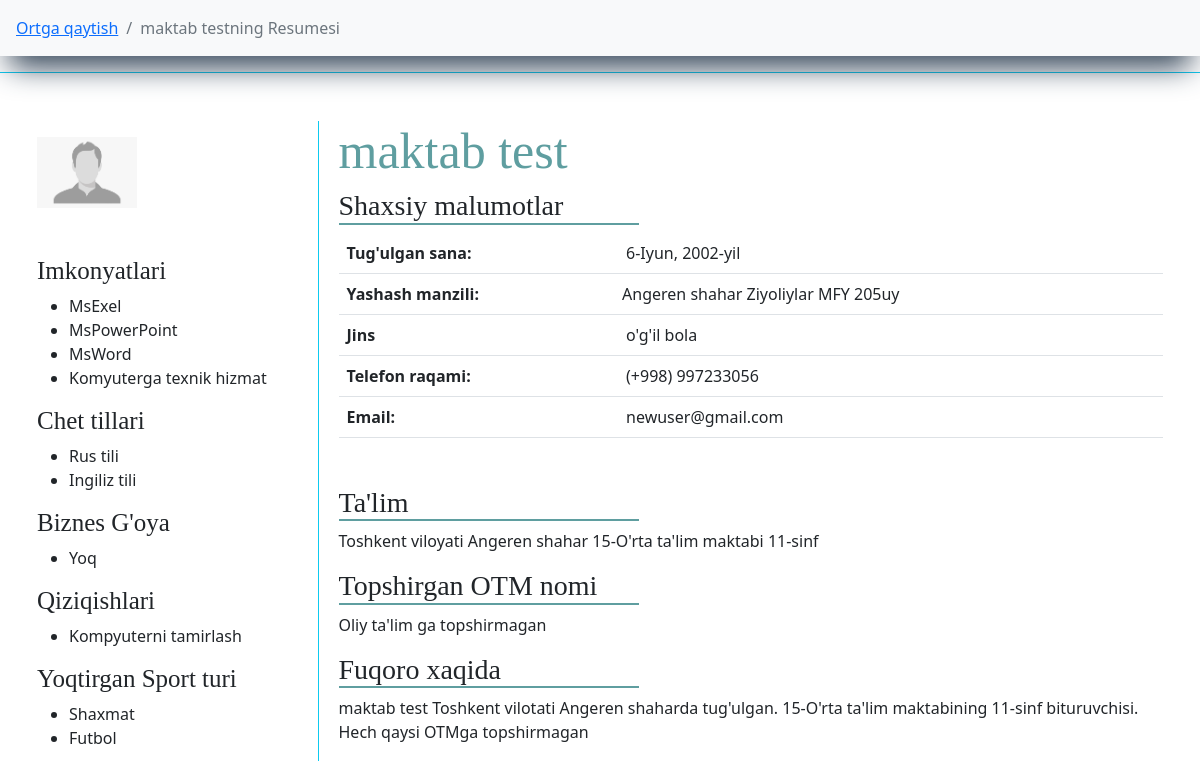
Screenshot of /bitiruvchilar/jadval/maktab/bitiruvchi/57/ (signed in) with the database file from the repository.
### main/models.py (models this page shows, shortened)
class Bitiruvchi(models.Model):
    f_name = models.CharField(max_length=l, verbose_name="F.I.Sh")
    img  = models.ImageField(default='default/default.png', upload_to='bitiruvchilar-foto/', verbose_name="Rasm")
    t_sana = models.DateField(verbose_name="Tug'ulgan sana", null=True, blank=True)
    jins = models.CharField(max_length=l, choices=jins, verbose_name="Jinsi", default="o'g'il bola")
    tuman = models.ForeignKey(TumanVaShahar, on_delete=models.CASCADE, verbose_name="Yashaydigan tuman(shahar)")
    mahalla = models.ForeignKey(Mahalla, on_delete=models.CASCADE, verbose_name="Mahalla Nomi")
    uy = models.CharField(max_length=l, null=True, blank=True, verbose_name="Ko'cha nomi 45uy")
    phone = models.CharField(max_length=9, verbose_name="Telefon raqam (+998) ", null=True, blank=True)
    email = models.EmailField(max_length=l, verbose_name="E-Pochta", null=True, blank=True)
    imkonyat = models.ManyToManyField(Imkonyat, related_name="abilty", verbose_name="Kompyuter bilimi")
    qiziqish = models.ForeignKey(Qiziqish, related_name="interest", on_delete=models.CASCADE, verbose_name="Qiziqish")
    sport = models.ManyToManyField(Sport, related_name="sport", verbose_name="Qiziqadigan sport turi")
    chettili = models.ManyToManyField(ChetTili, related_name="f_lang")
    idea = models.CharField(verbose_name="Biznes g'oya", max_length=l, choices=yesNo, default="Yoq")
    short_f = models.CharField(max_length=10000, verbose_name="Bizness g'oya haqqida qisqacha (agar bor bo'lsa)", null=True, blank=True)
    add_time = models.DateTimeField(auto_now_add=True)
    def __str__(self):
        return self.f_name

class AutoTime(models.Model):
    name = models.CharField(max_length=l, verbose_name="Nomi")
    add_time = models.DateTimeField(auto_now_add=True)
    def __str__(self):
        return self.name

class Imkonyat(AutoTime):
    def __str__(self):
        return super().__str__()

class AutoTime(models.Model):
    name = models.CharField(max_length=l, verbose_name="Nomi")
    add_time = models.DateTimeField(auto_now_add=True)
    def __str__(self):
        return self.name

class ChetTili(AutoTime):
    def __str__(self):
        return super().__str__()

class Sport(AutoTime):
    def __str__(self):
        return super().__str__()

class TumanVaShahar(AutoTime):
    status = models.CharField(max_length=l, choices=t_sh, default="shaxar")
    def __str__(self):
        return f"{super().name} {self.status}"

class MaktabBitiruvchisi(Bitiruvchi):
    tuman_mk = models.ForeignKey(TumanVaShahar, on_delete=models.SET_NULL, null=True, blank=True, verbose_name="Maktab manzili")
    maktab = models.ForeignKey(Maktab, on_delete=models.CASCADE, verbose_name="Bitirayotgan maktab")
    sinf = models.CharField(max_length=l, choices=sinf, default='9-sinf', verbose_name="Sinf")
    vil = models.ForeignKey(Vil, related_name="mk_vil", on_delete=models.SET_NULL, null=True, blank=True, verbose_name="OTM manzili")
    otm_name = models.ForeignKey(Universitet, on_delete=models.SET_NULL, null=True, blank=True, verbose_name="Topshirmoqchi bo'lgan OTM Nomi")
    stu_way_un = models.CharField(max_length=l, null=True, blank=True, verbose_name="Mutaxasislik")
    other_un = models.CharField(max_length=l, verbose_name="ChetEl OTM nomi", null=True, blank=True)
    stu_way_ch = models.CharField(max_length=l, null=True, blank=True, verbose_name="Mutaxasislik")
    univer_sity = models.CharField(max_length=l, verbose_name="Topshirmoqchi bo'lgan universitet", null=True, blank=True)
    def __str__(self):
        return super().__str__()

class Maktab(AutoTime):
    tuman = models.ForeignKey(TumanVaShahar, on_delete=models.CASCADE, verbose_name="Qaysi tuman")
    status = models.CharField(max_length=l, default="O'rta ta'lim maktabi", choices=type_school, blank=True, null=True)
    def __str__(self):
        return f"{super().name}-{self.status}"

### main/views.py (the view)
# urls.py: path("jadval/maktab/bitiruvchi/<pk>/", ResumeMaktabTable, name="RMT"),
def ResumeMaktabTable(request, pk):
    maktab_b = MaktabBitiruvchisi.objects.get(pk=pk)
    return render(request, 'cv/resume_maktab_table.html', {
        'object': maktab_b,
    })

### main/custom_context_processor.py (called while the page is built)
def data_avalible(request):
    all_tumanlar = TumanVaShahar.objects.all().order_by('name')
    context = {
        'all_tumanlar':all_tumanlar,
    }
    return context

### main/models.py (called while the page is built)
    def __str__(self):
        return f"{super().__str__()} MFY"

    def __str__(self):
        return super().__str__()

### templates/cv/resume_maktab_table.html (shortened to what this page needs)
{% extends "main.html" %}
{% block content %}
<nav aria-label="breadcrumb" class="sticky-top bg-light">
    <ol class="breadcrumb p-3">
      <li class="breadcrumb-item"><a href="{% url 'M' %}">Ortga qaytish</a></li>
      <li class="breadcrumb-item active" aria-current="page">{{ object }}ning Resumesi</li>
    </ol>
</nav>
<div class="row">
    <div class="shadow_light col-xxl-5 m-auto p-5 border border-info">
        <div class="img-name">
            <div class="img border-end border-info pt-3">
                <img src="{{ object.img.url }}" width="100" alt="">
                <div class="imkonyat">
                    <h3>Imkonyatlari</h3>
                    <ul>
                        {% for i in object.imkonyat.all %}
                            <li>{{ i }}</li>
                        {% endfor %}
                    </ul>
                    <h3>Chet tillari</h3>
                    <ul>
                        {% for i in object.chettili.all %}
                            <li>{{ i }}</li>
                        {% endfor %}
                    </ul>
                    <h3>Biznes G'oya</h3>
                    <ul>
                        <li>{{ object.idea }}</li>
                    </ul>
                    <h3>Qiziqishlari</h3>
                    <ul>
                        <li>
                            {{ object.qiziqish }}
                        </li>
                    </ul>
                    <h3>Yoqtirgan Sport turi</h3>
                    <ul>
                        {% for i in object.sport.all %}
                            <li>{{ i }}</li>
                        {% empty %}
                            <li>malumot mavjud emas</li>
                        {% endfor %}
                    </ul>
                </div>
            </div>
            <div class="name">
                <div class="user-name">
                    <h1 class="ism">{{ object.f_name }}</h1>
                </div>
                <div class="data">
                    <h3>Shaxsiy malumotlar</h3>
                    <table class="table">
                        <tr>
                            <th>Tug'ulgan sana: </th>
                            {% if object.t_sana %}
                                <td>{{ object.t_sana }}</td>
                            {% else %}
                                <td>Mavjud emas</td>
                            {% endif %}
                        </tr>
                        <tr>
                            <th>Yashash manzili: </th>
                            {% if object.uy %}
                                <td class="ps-1"> {{ object.tuman }} {{ object.mahalla }} {{ object.uy }}</td>
                            {% else %}
                                <td class="ps-1"> {{ object.tuman }} {{ object.mahalla }}</td>
                            {% endif %}
                        </tr>
                        <tr>
                            <th>Jins</th>
                            <td>{{ object.jins }}</td>
                        </tr>
                        <tr>
                            <th>Telefon raqami: </th>
                            <td>(+998) {{ object.phone }}</td>
                        </tr>
                        <tr>
                            <th>Email: </th>
                            {% if object.email %}
                                <td>{{ object.email }}</td>
                            {% else %}
                                <td>Mavjud emas</td>
                            {% endif %}
                        </tr>
                    </table>
                    <div class="info-data">
                    <h3 class="">
                        Ta'lim
                    </h3>
                    {% if object.tuman_mk %}
                        <p>
                            Toshkent viloyati {{ object.tuman_mk }} {{ object.maktab }} {{ object.sinf }}
                        </p>
                    {% else %}
                        <p>
                            Toshkent viloyati {{ object.tuman }} {{ object.maktab }}ning {{ object.sinf }}
                        </p>
                    {% endif %}
                    <h3>Topshirgan OTM nomi</h3>
                    {% if object.univer_sity %}
                        <p>
                            {{ object.univer_sity }}
                        </p>
                    {% elif object.otm_name %}
                        <p>
                            {{ object.vil }}ning {{ object.otm_name }} --- {{ object.stu_way_un }}
                        </p>
                    {% elif object.other_un %}
                        <p>
                            {{ object.other_un }}
                        </p>
                    {% else %}
                        <p>
                            Oliy ta'lim ga topshirmagan
                        </p>
                    {% endif %}
                        <h3>Fuqoro xaqida</h3>
                        <p>
                        {{ object.f_name }} Toshkent vilotati {{ object.tuman }}da tug'ulgan.
                        {{ object.maktab }}ning {{ object.sinf }} bituruvchisi.
                        {% if object.univer_sity %}
                            Hozirda "{{ object.univer_sity }}" ga topshirgan.
                        {% elif object.otm_name %}
                            Hozirda "{{ object.otm_name }}" ga topshirgan.
                        {% elif object.other_un %}
                            Hozirda "{{ object.other_un }}" ga topshirgan.
                        {% else %}
                            Hech qaysi OTMga topshirmagan
                        {% endif %}
                        </p>
                    </div>
                </div>
            </div>
        </div>
    </div>
</div>
{% endblock %}

### static/css/style.css (style rules this page uses)
body { overflow-x: hidden; }
h1 { font-weight: 500 !important; }
nav { box-shadow: rgb(38, 57, 77) 0px 20px 30px -10px; }
a { text-decoration: none; }
.img-name { width: 100%; display: inline-flex; justify-content: space-between; }
.img { width: 25%; height: 80vh; }
.name { width: 75%; padding-left: 20px; }
.ism { font-size: 50px; color: cadetblue; font-family: fantasy; }
.info-data h3, .data h3 { width: 300px; font-family: serif; border-bottom: 2px solid cadetblue; }
.imkonyat h3 { font-size: 25px; font-family: serif; }
.shadow_light { box-shadow: rgba(255, 255, 255, 0.1) 0px 1px 1px 0px inset, rgba(50, 50, 93, 0.25) 0px 50px 100px -20px, rgba(0, 0, 0, 0.3) 0px 30px 60px -30px; }
@media only screen and (max-width: 1290px) { body { overflow-x: scroll; } }
@media only screen and (max-width: 1290px) { .ism { font-size: 50px; } }

### rows the page displays
Bitiruvchi: f_name "maktab test", img (placeholder picture), idea "Yoq", qiziqish "Kompyuterni tamirlash", t_sana "6-Iyun, 2002-yil", tuman "Angeren shahar", mahalla "Ziyoliylar MFY", uy "205uy", jins "o'g'il bola", phone "997233056", email "newuser@gmail.com"
Imkonyat: name "MsExel"
Imkonyat: name "MsPowerPoint"
Imkonyat: name "MsWord"
Imkonyat: name "Komyuterga texnik hizmat"
ChetTili: name "Rus tili"
ChetTili: name "Ingiliz tili"
Sport: name "Shaxmat"
Sport: name "Futbol"
MaktabBitiruvchisi: tuman_mk "Angeren shahar", maktab "15-O'rta ta'lim maktabi", sinf "11-sinf"
